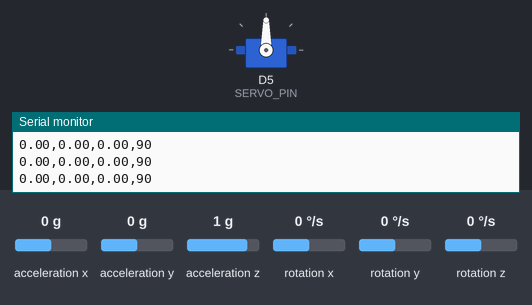
A sketch run on a simulated ESP8266 (NodeMCU). On the bench: servo, the last lines printed to the serial monitor. Inputs (shaded band) come from the test bench; at power-on: acceleration x 0 g, acceleration y 0 g, acceleration z 1 g, rotation x 0 °/s, rotation y 0 °/s, rotation z 0 °/s.

Above: at 1.2 s.
1.3 s: acceleration x set to -1.4 g
At 1.8 s:
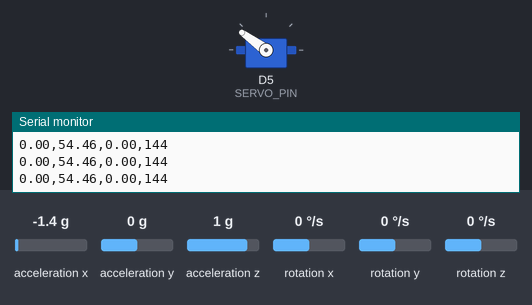
2.8 s: acceleration y set to -1.4 g
At 4.0 s:
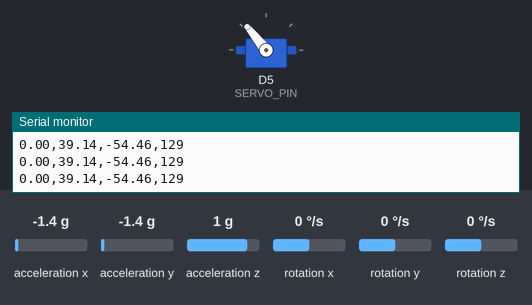
4.3 s: acceleration x set to -0.8 g
At 4.7 s:
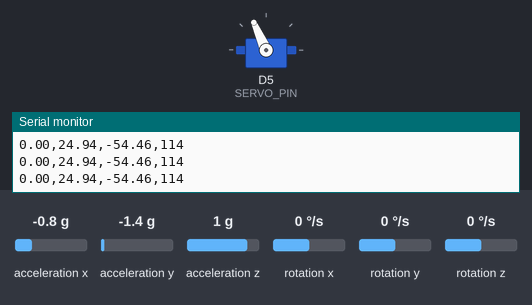
5.8 s: acceleration x set to 0.8 g
At 6.9 s:
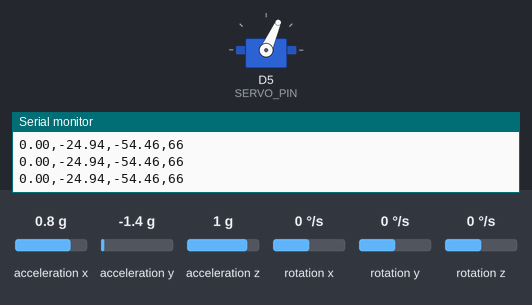
7.3 s: acceleration y set to -0.8 g
At 8.0 s:
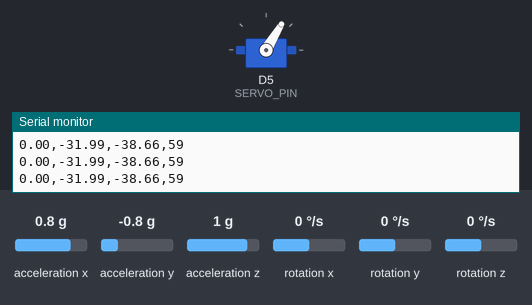
8.8 s: acceleration x set to 0 g
At 10.2 s:
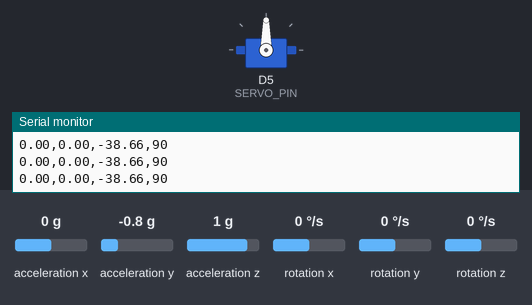
Timing chart, 0 to 11.3 s (numbered marks = the images above; inputs shaded):
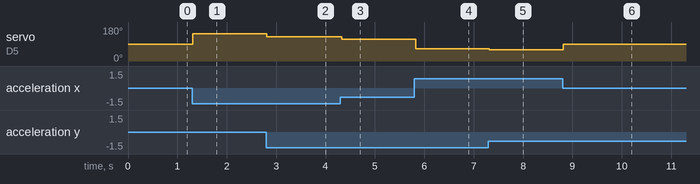

The sketch:

servo_and_imu_test.ino
```cpp
#include <Wire.h>
#include "I2Cdev.h"
#include "MPU6050.h"
#include <Servo.h>

MPU6050 imu(0x68);
Servo testServo;

#define SERVO_PIN D5

float yaw, pitch, roll;

void setup() {
  Serial.begin(115200);
  Wire.begin(D2, D1);

  imu.initialize();
  testServo.attach(SERVO_PIN);

  Serial.println("Yaw,Pitch,Roll,Servo"); // Label line (optional)
}

void loop() {
  int16_t ax, ay, az, gx, gy, gz;

  imu.getMotion6(&ax, &ay, &az, &gx, &gy, &gz);

  // -------- Simple angle estimation --------
  roll  = atan2(ay, az) * 180 / PI;
  pitch = atan2(-ax, sqrt(ay * ay + az * az)) * 180 / PI;
  yaw   = map(gz, -17000, 17000, -180, 180);  // gyro approx

  // -------- Servo mapping --------
  int servoAngle = map(pitch, -90, 90, 0, 180);
  servoAngle = constrain(servoAngle, 0, 180);
  testServo.write(servoAngle);

  // -------- Serial Plotter Output --------
  Serial.print(yaw);
  Serial.print(",");
  Serial.print(pitch);
  Serial.print(",");
  Serial.print(roll);
  Serial.print(",");
  Serial.println(servoAngle);

  delay(20);
}
```

Measured:
- after the input at 1.3 s, servo on D5 (SERVO_PIN): 90° → 144° at once
- after the input at 2.8 s, servo on D5 (SERVO_PIN): 144° → 129° at once
- after the input at 4.3 s, servo on D5 (SERVO_PIN): 129° → 114° at once
- after the input at 5.8 s, servo on D5 (SERVO_PIN): 114° → 66° at once
- after the input at 7.3 s, servo on D5 (SERVO_PIN): 66° → 59° at once
- after the input at 8.8 s, servo on D5 (SERVO_PIN): 59° → 90° at once
